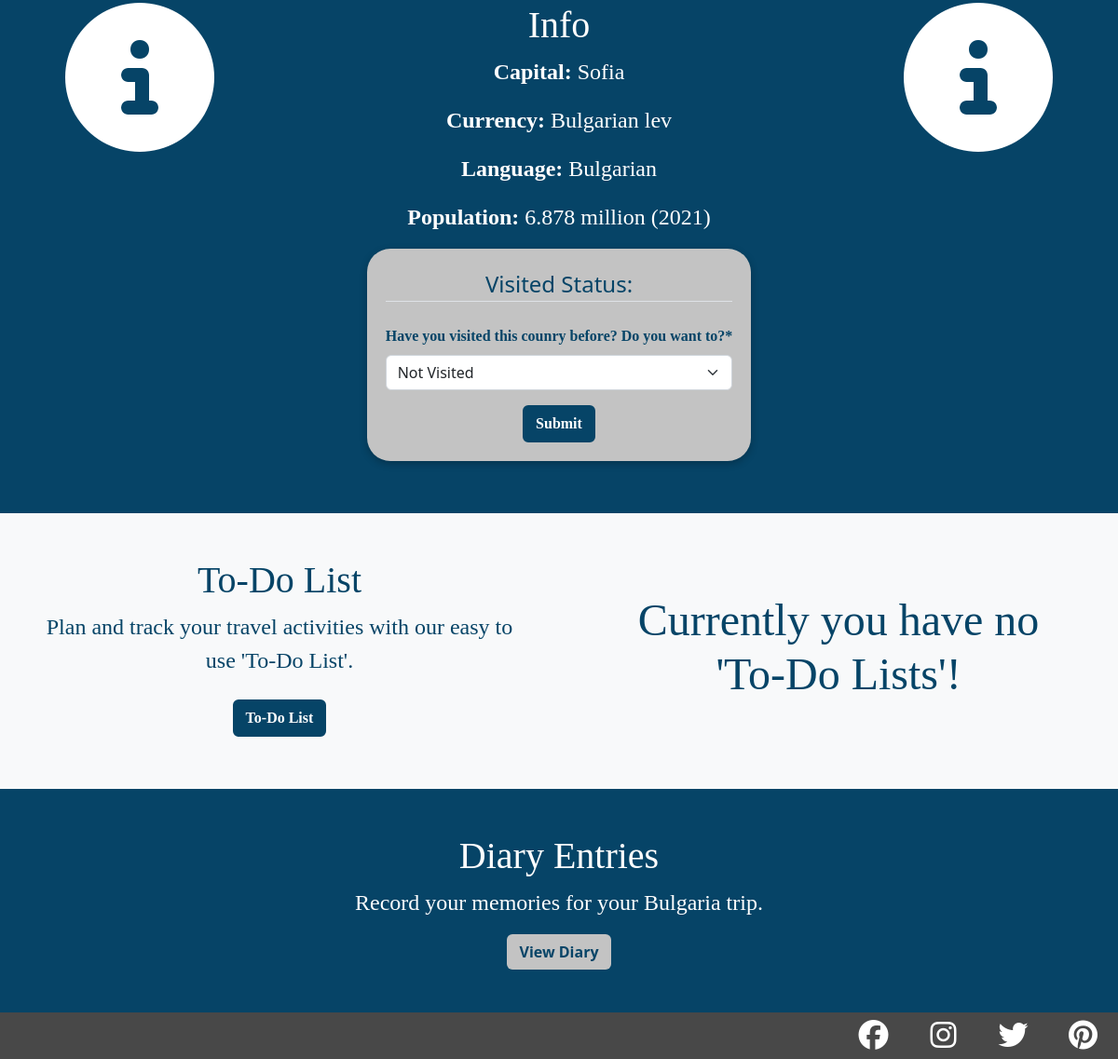
The page /diary/country/5 (signed in, lower part) on the database as committed earlier.
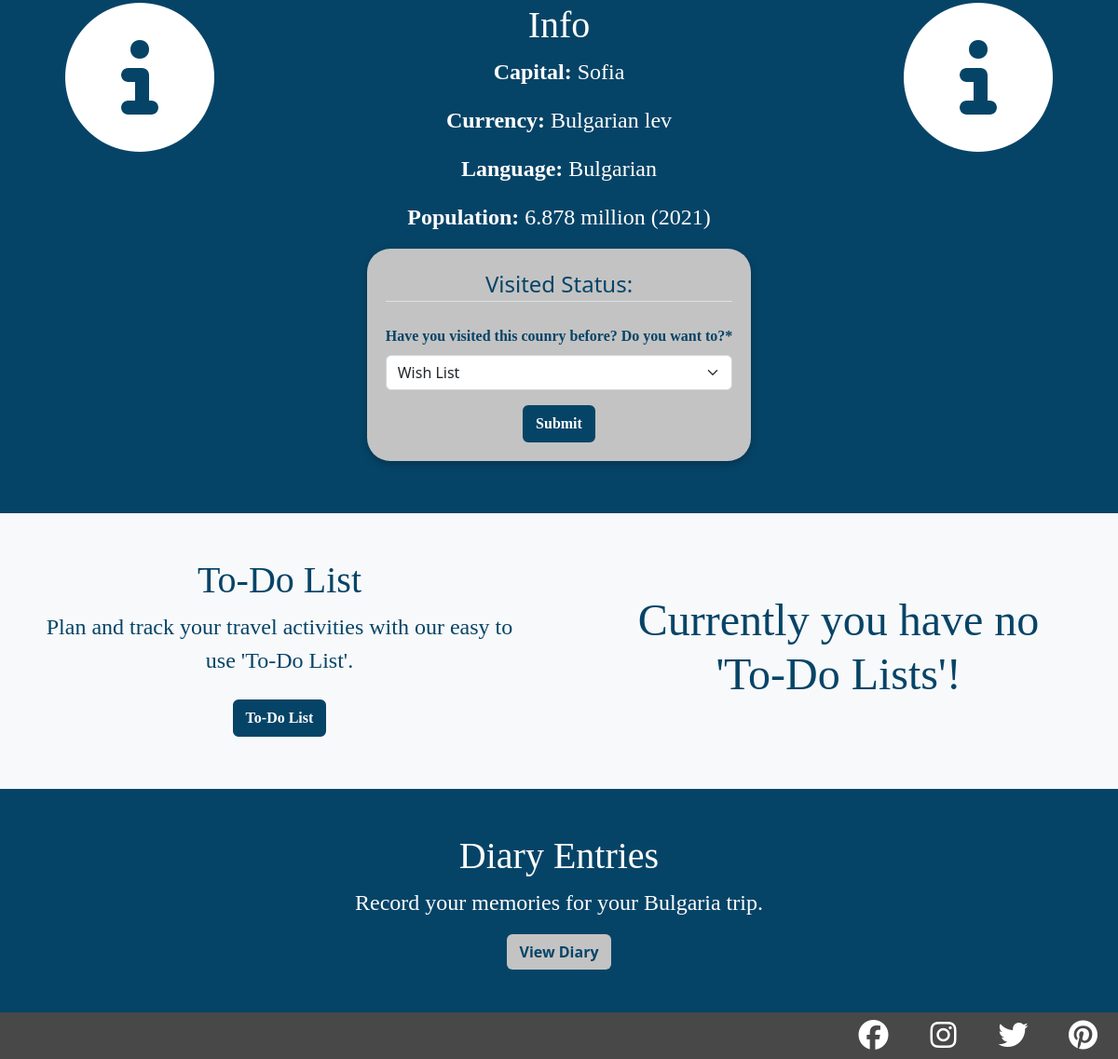
The same page on the database as committed later.
### diary/models.py (models this page shows, shortened)
class Visit(models.Model):
    user = models.ForeignKey(User, on_delete=models.CASCADE,
                             related_name="users_map")
    country = models.ForeignKey(Country, on_delete=models.CASCADE,
                                related_name="country_map")
    status = models.CharField(max_length=50, default="not_visited")

### diary/views.py (the view, shortened to what this page needs)
# urls.py: path('country/<int:pk>', CountryView.as_view(), name="country"),
class CountryView(LoginRequiredMixin, View):
    login_url = '/login/required'
    redirect_field_name = 'redirect_to'
    def get(self, request, pk):
        countries = Country.objects.all()
        country = get_object_or_404(countries, pk=pk)
        visited = Visit.objects.filter(user_id=request.user.id)
        if visited.filter(country=country).exists():
            country_visited = visited.get(country=country)
            return render(
                    request,
                    "diary/country.html",
                    {
                        "country": country,
                        "visit_form": VisitForm(instance=country_visited)
                    },
            )
        else:
            return render(
                    request,
                    "diary/country.html",
                    {
                        "country": country,
                        "visit_form": VisitForm()
                    },
            )

### diary/forms.py
class VisitForm(forms.ModelForm):
    class Meta:
        model = Visit
        fields = ['status',]
    status = forms.CharField(label="Have you visited this counry before? Do you want to?", widget=forms.Select(choices=VISITED))

### diary/templates/diary/country.html (shortened to what this page needs)
{% extends "base.html" %}
{% block content %}
{% load crispy_forms_tags %}
<div class="row text-center m-0 blue-background">
    <div class="col-3 d-flex justify-content-center p-5 d-none d-lg-block">
        <div>
            <i class="fa-solid fa-circle-info fa-10x"></i>
        </div>
    </div>
    <div class="col-12 col-lg-6 d-flex justify-content-center align-self-center p-5">
        <div>
            <h4>Info</h4>
            <p><strong>Capital:</strong> {{ country.capital }}</p>
            <p><strong>Currency:</strong> {{ country.currency }}</p>
            <p><strong>Language:</strong> {{ country.language }}</p>
            <p><strong>Population:</strong> {{ country.population }}</p>
            <form class="visit-form m-2 w-auto blue-font" method="POST">
                <fieldset class="form-group text-center">
                    <legend class="border-bottom mb-4">Visited Status:</legend>
                    {{ visit_form | crispy }}
                </fieldset>
                <button type="submit" class="btn btn-travel">Submit</button>
            </form>
        </div>
    </div>
    <div class="col-3 d-flex justify-content-center p-5 d-none d-lg-block">
        <div>
            <i class="fa-solid fa-circle-info fa-10x"></i>
        </div>
    </div>
</div>
<div class="row m-0 off-white-background">
    <div class="col-12 col-lg-6 d-flex justify-content-center align-self-center text-center px-5 pt-5 p-lg-5">
        <div>
            <h4>To-Do List</h4>
            <p>Plan and track your travel activities with our easy to use 'To-Do List'.</p>
            <a class="btn btn-travel m-2" href="{% url 'to-do-list' %}">To-Do List</a>
        </div>
    </div>
    <div class="col m-5 d-flex justify-content-center align-self-center text-center">
        <h3>Currently you have no 'To-Do Lists'!</h3>
    </div>
</div>
<div class="row m-0 text-center blue-background">
    <div class="col-12 d-flex justify-content-center align-self-center p-5">
        <div class="w-75 mb-5">
            <h4>Diary Entries</h4>
            <p>Record your memories for your {{ country.name }} trip.</p>
            <a class="btn btn-off-white-background" href="{% url 'diary-all-posts' country.pk %}">View Diary</a>
        </div>
    </div>
</div>
{% endblock content %}

Rows that differ between the two databases and show on the page:
added Visit: status "Wish List"
Other text that changed with them:
form field status: "Not Visited" → (not shown)
